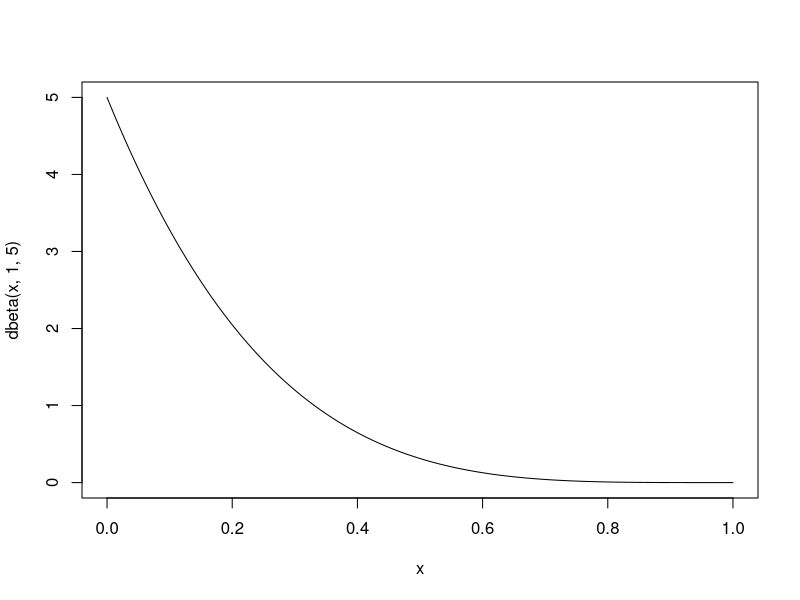
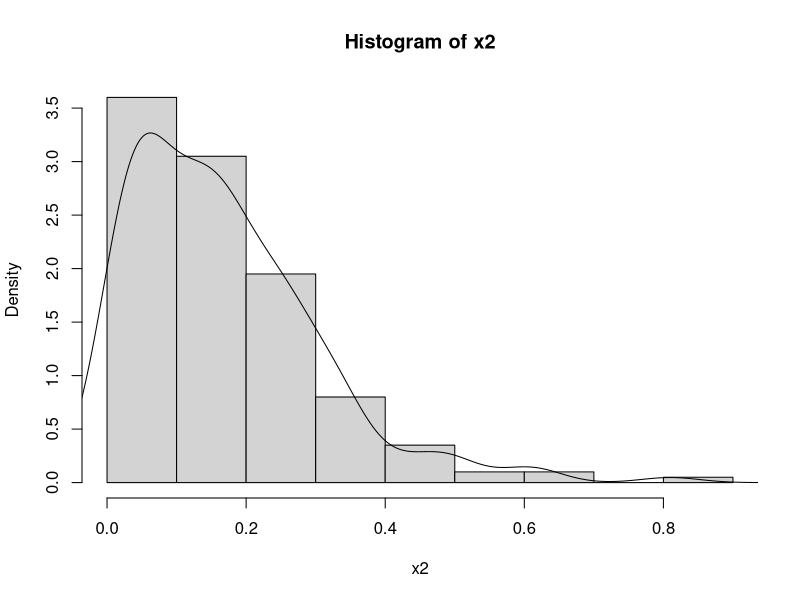

Reproduce these figures in R, in order.
## ---- chunk 1
# Method 1
x<-seq(0,1,length=200)
plot(x,dbeta(x,1,5),type = "l")

# Method 2
x2<-rbeta(200,1,5)
hist(x2,prob = TRUE)
lines(density(x2))

